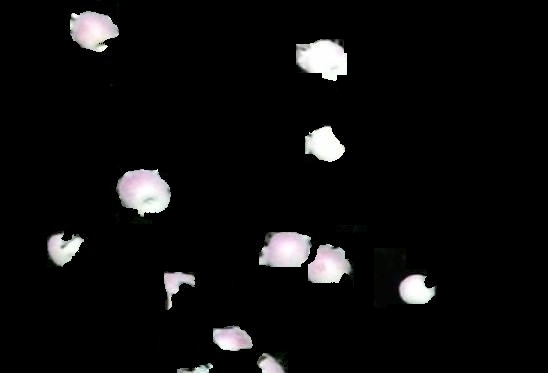
%> input picture recipes_scripts/testingImages/BD04_inf_201724_004_01_RGBhr.jpgC2.jpg, 548 x 373 px
$ octave detectROICandidates3.m   (GNU Octave 9; MATLAB toolbox functions it lacks are replaced by stand-ins)
%> lines starting %> are read from the running program, lines starting %| are printed output that depends on the picture; in (x1, y1, x2, y2) boxes, pixels count from 0 and x2, y2 are one past the last pixel; in counts of white or black regions, pixels touching at a corner belong together; the program's own positions count from 1
clc; clear all; close all;


%% Lectura de la imagen con fondo removido
imagenNombreFR='/home/usuario/development/datasets_deep_learning/ClippedFujiDataset/outcomesLAB/BD04_inf_201724_004_01_RGBhr.jpgC2.jpg'
IFR=imread(imagenNombreFR);
%> IFR is the input picture: size 373x548x3 uint8; mean R, G, B 13.2, 12.9, 13.1

%% Binarización de la silueta fondo removido
umbral=graythresh(IFR);
%> umbral = 0.427
IFRB1=im2bw(IFR,umbral); %Imagen tratada
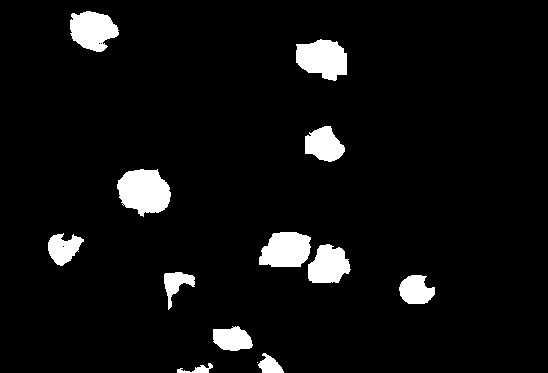
%> IFRB1: size 373x548 logical; 5.8% white; 13 white regions (1 under 20 px)

%% ------ABRIR IMAGEN ------------------
fh = figure;
imshow(IFR, 'border', 'tight'); %//show your image
hold on;

%% Etiquetar elementos conectados

[ListadoObjetos, Ne]=bwlabel(IFRB1);
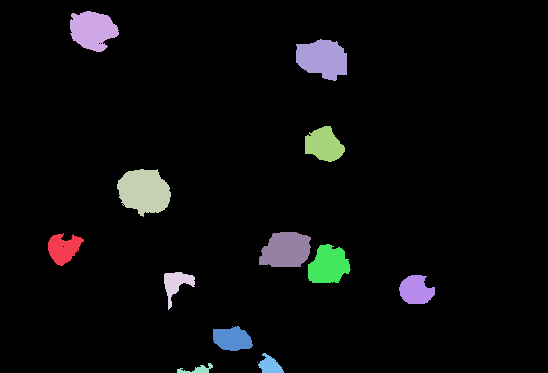
%> ListadoObjetos: size 373x548 double; 14 distinct labels, from 0 to 13; one colour per label, 0 black
%> Ne = 13

%% Calcular propiedades de los objetos de la imagen
propiedades= regionprops(ListadoObjetos);
%> propiedades = 13 regions; largest, box (x1, y1, x2, y2), Area and Centroid: (117, 169, 171, 217) 1876 [144.8 192], (296, 39, 347, 81) 1574 [323.3 59.3], (259, 232, 311, 267) 1470 [286.6 250.8], (70, 11, 119, 52) 1422 [93.2 30.7], (308, 244, 351, 283) 1229 [329 265.9]

%% Buscar áreas de pixeles correspondientes a objetos
seleccion=find([propiedades.Area]);
%> seleccion = [1 2 3 4 5 6 7 8 9 10 11 12 13]


%% obtenr coordenadas de areas
contadorObjetos=0; %encontrados
% consulta si existen objetos, puede venir una imagen vacía
if (size(seleccion,2)==0)
    %si no existen objetos coloca en cero todos los valores de
    %caracteristicas.
    fprintf('cantidad de objetos %i \n', contadorObjetos);
else
    %% ------------------------
    for n=1:size(seleccion,2)
        contadorObjetos=contadorObjetos+1;
        coordenadasAPintar=round(propiedades(seleccion(n)).BoundingBox); %coordenadas de pintado
        %% recorta las imagenes
        %ISiluetaROI = imcrop(IFRB1,coordenadasAPintar);
        %IFondoR = imcrop(ImROI,coordenadasAPintar);


        %% Ejecucion de prediccion
        fprintf('Clasificando REGIONES CANDIDATAS --> \n');
        %% selector para marcar en un windows
        rectangle('Position',propiedades(n).BoundingBox,'EdgeColor','g','LineWidth',2)
        text(propiedades(n).Centroid(:,1), propiedades(n).Centroid(:,2),int2str(n),'Color','b');
        hold on %se van a gregando a la figura principal

    end % fin de ciclo
%> this loop made 13 passes
%> coordenadasAPintar on passes 1 to 12: [49 234 36 33], [71 12 49 41], [118 170 54 48], [165 273 31 38], [178 364 36 10], [214 327 40 25], [258 363 1 1], [259 354 26 20], [260 233 52 35], [297 40 51 42], [306 127 40 36], [309 245 43 39]
%| Clasificando REGIONES CANDIDATAS -->
%| Clasificando REGIONES CANDIDATAS -->
%| Clasificando REGIONES CANDIDATAS -->
%| Clasificando REGIONES CANDIDATAS -->
%| Clasificando REGIONES CANDIDATAS -->
%| Clasificando REGIONES CANDIDATAS -->
%| Clasificando REGIONES CANDIDATAS -->
%| Clasificando REGIONES CANDIDATAS -->
%> (further printed lines are left out)
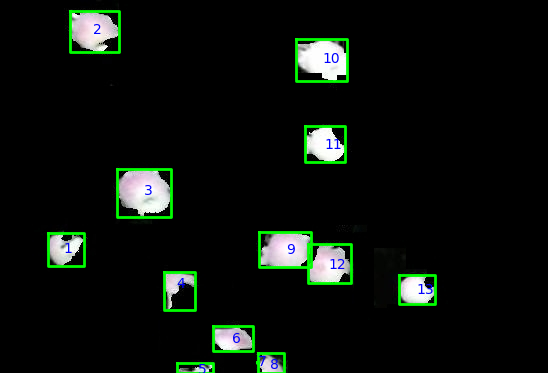
%> figure redrawn from the program's plot data

    fprintf('Total objects detected %i \n', contadorObjetos);
%| Total objects detected 13

end% fin if
